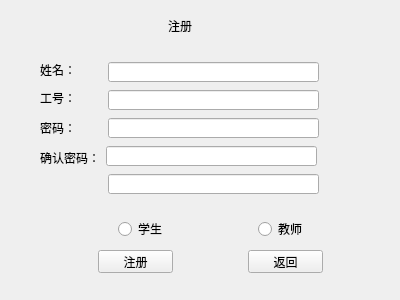
<?xml version="1.0" encoding="UTF-8"?>
<ui version="4.0">
 <class>zhuce</class>
 <widget class="QWidget" name="zhuce">
  <property name="geometry">
   <rect>
    <x>0</x>
    <y>0</y>
    <width>400</width>
    <height>300</height>
   </rect>
  </property>
  <property name="windowTitle">
   <string>zhuce</string>
  </property>
  <widget class="QLineEdit" name="userline">
   <property name="geometry">
    <rect>
     <x>108</x>
     <y>62</y>
     <width>211</width>
     <height>20</height>
    </rect>
   </property>
  </widget>
  <widget class="QLabel" name="yanzhenglabel">
   <property name="geometry">
    <rect>
     <x>40</x>
     <y>180</y>
     <width>36</width>
     <height>16</height>
    </rect>
   </property>
   <property name="styleSheet">
    <string notr="true">font: 14pt &quot;仿宋&quot;;</string>
   </property>
   <property name="text">
    <string/>
   </property>
  </widget>
  <widget class="QRadioButton" name="teacherradio">
   <property name="geometry">
    <rect>
     <x>258</x>
     <y>221</y>
     <width>47</width>
     <height>16</height>
    </rect>
   </property>
   <property name="text">
    <string>教师</string>
   </property>
  </widget>
  <widget class="QLineEdit" name="studentnumline">
   <property name="geometry">
    <rect>
     <x>108</x>
     <y>90</y>
     <width>211</width>
     <height>20</height>
    </rect>
   </property>
  </widget>
  <widget class="QLineEdit" name="passwordline">
   <property name="geometry">
    <rect>
     <x>108</x>
     <y>118</y>
     <width>211</width>
     <height>20</height>
    </rect>
   </property>
  </widget>
  <widget class="QLabel" name="label">
   <property name="geometry">
    <rect>
     <x>168</x>
     <y>0</y>
     <width>101</width>
     <height>51</height>
    </rect>
   </property>
   <property name="styleSheet">
    <string notr="true">font: 20pt &quot;新宋体&quot;;</string>
   </property>
   <property name="text">
    <string>注册</string>
   </property>
  </widget>
  <widget class="QLabel" name="label_3">
   <property name="geometry">
    <rect>
     <x>40</x>
     <y>90</y>
     <width>36</width>
     <height>16</height>
    </rect>
   </property>
   <property name="text">
    <string>工号：</string>
   </property>
  </widget>
  <widget class="QLineEdit" name="yanzhengline">
   <property name="geometry">
    <rect>
     <x>108</x>
     <y>174</y>
     <width>211</width>
     <height>20</height>
    </rect>
   </property>
  </widget>
  <widget class="QRadioButton" name="studentradio">
   <property name="geometry">
    <rect>
     <x>118</x>
     <y>221</y>
     <width>47</width>
     <height>16</height>
    </rect>
   </property>
   <property name="text">
    <string>学生</string>
   </property>
  </widget>
  <widget class="QLineEdit" name="passwordline1">
   <property name="geometry">
    <rect>
     <x>106</x>
     <y>146</y>
     <width>211</width>
     <height>20</height>
    </rect>
   </property>
  </widget>
  <widget class="QPushButton" name="registerBtn">
   <property name="geometry">
    <rect>
     <x>98</x>
     <y>250</y>
     <width>75</width>
     <height>23</height>
    </rect>
   </property>
   <property name="text">
    <string>注册</string>
   </property>
  </widget>
  <widget class="QPushButton" name="returnBtn">
   <property name="geometry">
    <rect>
     <x>248</x>
     <y>250</y>
     <width>75</width>
     <height>23</height>
    </rect>
   </property>
   <property name="text">
    <string>返回</string>
   </property>
  </widget>
  <widget class="QLabel" name="label_2">
   <property name="geometry">
    <rect>
     <x>40</x>
     <y>62</y>
     <width>36</width>
     <height>16</height>
    </rect>
   </property>
   <property name="text">
    <string>姓名：</string>
   </property>
  </widget>
  <widget class="QLabel" name="label_4">
   <property name="geometry">
    <rect>
     <x>40</x>
     <y>120</y>
     <width>36</width>
     <height>16</height>
    </rect>
   </property>
   <property name="text">
    <string>密码：</string>
   </property>
  </widget>
  <widget class="QLabel" name="label_5">
   <property name="geometry">
    <rect>
     <x>40</x>
     <y>150</y>
     <width>60</width>
     <height>16</height>
    </rect>
   </property>
   <property name="text">
    <string>确认密码：</string>
   </property>
  </widget>
  <widget class="QLabel" name="label_6">
   <property name="geometry">
    <rect>
     <x>-10</x>
     <y>-10</y>
     <width>421</width>
     <height>311</height>
    </rect>
   </property>
   <property name="styleSheet">
    <string notr="true">border-image:url(:/gradesystem/Resources/registerbk.jpg)</string>
   </property>
   <property name="text">
    <string/>
   </property>
  </widget>
  <zorder>label_6</zorder>
  <zorder>userline</zorder>
  <zorder>yanzhenglabel</zorder>
  <zorder>teacherradio</zorder>
  <zorder>studentnumline</zorder>
  <zorder>passwordline</zorder>
  <zorder>label</zorder>
  <zorder>label_3</zorder>
  <zorder>yanzhengline</zorder>
  <zorder>studentradio</zorder>
  <zorder>passwordline1</zorder>
  <zorder>registerBtn</zorder>
  <zorder>returnBtn</zorder>
  <zorder>label_2</zorder>
  <zorder>label_4</zorder>
  <zorder>label_5</zorder>
 </widget>
 <layoutdefault spacing="6" margin="11"/>
 <resources/>
 <connections/>
</ui>
